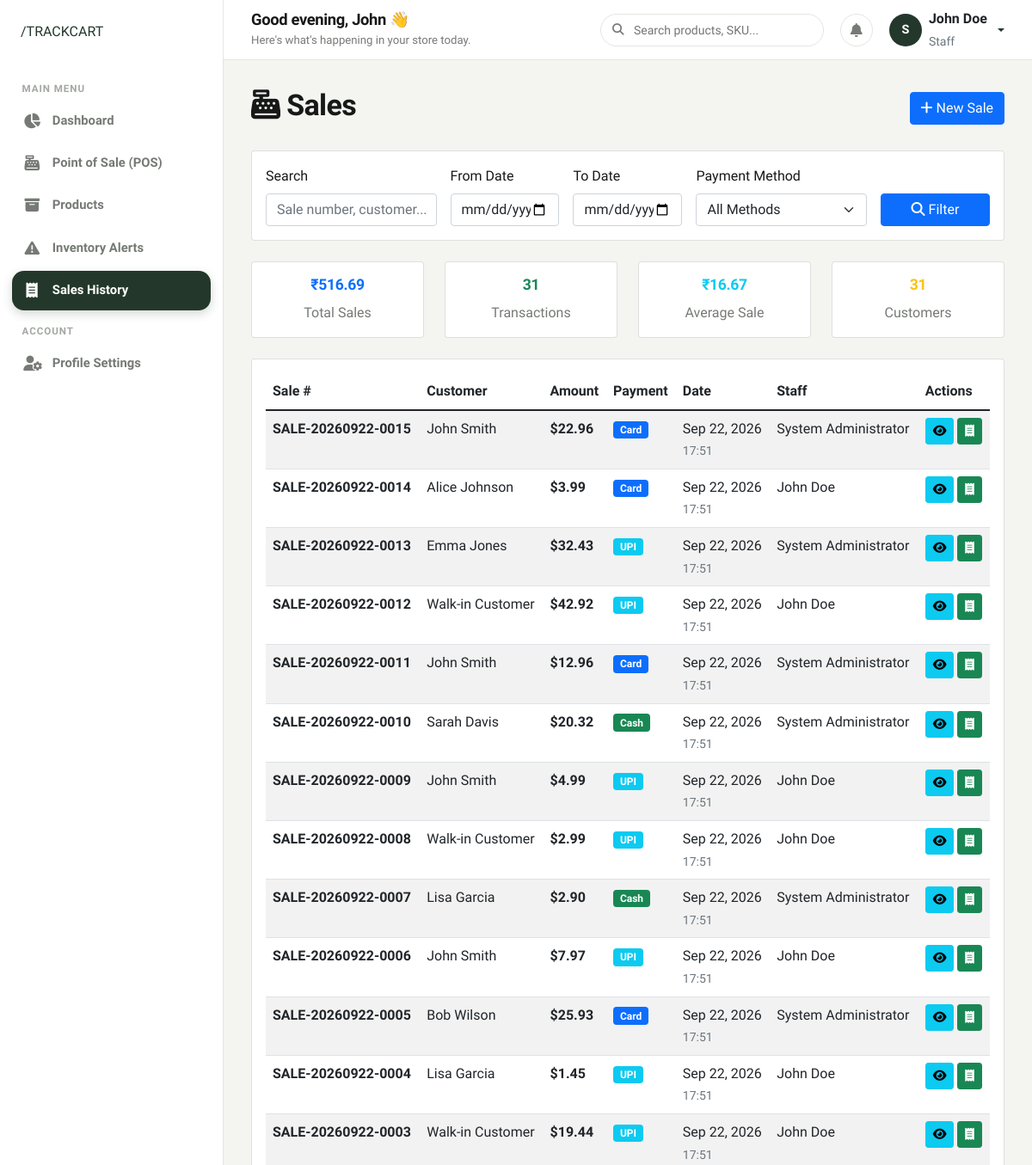
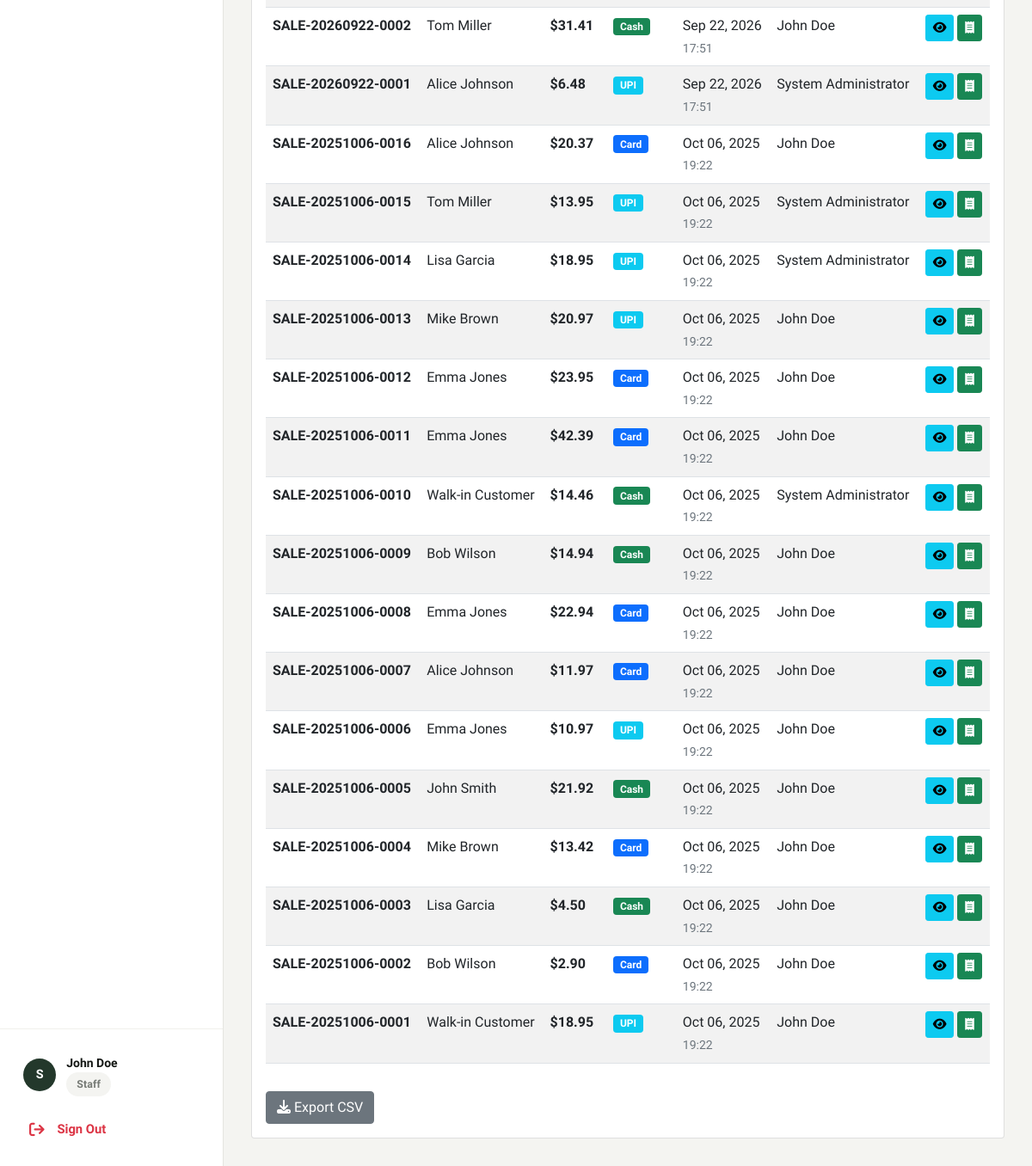
/sales/ (signed in), run on the app's committed database (2 pictures, top to bottom).
### authentication/models.py (models this page shows, shortened)
class UserProfile(models.Model):
    ROLE_CHOICES = [
        ('admin', 'Admin'),
        ('staff', 'Staff'),
    ]
    user = models.OneToOneField(User, on_delete=models.CASCADE)
    role = models.CharField(max_length=10, choices=ROLE_CHOICES, default='staff')
    phone = models.CharField(max_length=15, blank=True, null=True)
    address = models.TextField(blank=True, null=True)
    created_at = models.DateTimeField(auto_now_add=True)
    updated_at = models.DateTimeField(auto_now=True)
    @property
    def is_admin(self):
        return self.role == 'admin'

### sales/models.py (models this page shows, shortened)
class Sale(models.Model):
    PAYMENT_METHODS = [
        ('cash', 'Cash'),
        ('card', 'Card'),
        ('upi', 'UPI'),
        ('credit', 'Credit'),
    ]
    sale_number = models.CharField(max_length=50, unique=True, editable=False)
    customer_name = models.CharField(max_length=200, blank=True, null=True)
    customer_phone = models.CharField(max_length=15, blank=True, null=True)
    customer_email = models.EmailField(blank=True, null=True)
    total_amount = models.DecimalField(max_digits=10, decimal_places=2, default=0)
    discount_amount = models.DecimalField(max_digits=10, decimal_places=2, default=0, validators=[MinValueValidator(Decimal('0'))])
    tax_amount = models.DecimalField(max_digits=10, decimal_places=2, default=0, validators=[MinValueValidator(Decimal('0'))])
    payment_method = models.CharField(max_length=20, choices=PAYMENT_METHODS, default='cash')
    payment_received = models.DecimalField(max_digits=10, decimal_places=2, default=0)
    change_amount = models.DecimalField(max_digits=10, decimal_places=2, default=0)
    notes = models.TextField(blank=True, null=True)
    created_by = models.ForeignKey(User, on_delete=models.PROTECT)
    created_at = models.DateTimeField(auto_now_add=True)
    updated_at = models.DateTimeField(auto_now=True)
    class Meta:
        ordering = ['-created_at']

### sales/views.py (the view)
# urls.py: path('', views.sale_list, name='sale_list'),
@login_required
def sale_list(request):
    search_query = request.GET.get('search', '')
    date_from = request.GET.get('date_from', '')
    date_to = request.GET.get('date_to', '')
    payment_method = request.GET.get('payment_method', '')
    sales = Sale.objects.all().select_related('created_by')
    if search_query:
        sales = sales.filter(
            Q(sale_number__icontains=search_query) |
            Q(customer_name__icontains=search_query) |
            Q(customer_phone__icontains=search_query)
        )
    if date_from:
        sales = sales.filter(created_at__date__gte=date_from)
    if date_to:
        sales = sales.filter(created_at__date__lte=date_to)
    if payment_method:
        sales = sales.filter(payment_method=payment_method)
    sales = sales[:100]  # Limit to 100 for performance
    total_sales = sales.aggregate(total=Sum('total_amount'))['total'] or 0
    sales_count = sales.count()
    avg_sale = total_sales / sales_count if sales_count > 0 else 0
    context = {
        'sales': sales,
        'total_sales': total_sales,
        'avg_sale': avg_sale,
        'sales_count': sales_count,
        'search_query': search_query,
        'date_from': date_from,
        'date_to': date_to,
        'payment_method': payment_method,
        'payment_methods': Sale.PAYMENT_METHODS,
    }
    return render(request, 'sales/sale_list.html', context)

### templates/sales/sale_list.html (shortened to what this page needs)
{% extends 'base.html' %}
{% block content %}
<div class="d-flex justify-content-between align-items-center mb-4">
    <h2><i class="fas fa-cash-register me-2"></i>Sales</h2>
    <a href="{% url 'sales:sale_create' %}" class="btn btn-primary">
        <i class="fas fa-plus me-1"></i>New Sale
    </a>
</div>
<div class="card mb-4">
    <div class="card-body">
        <form method="get" class="row g-3">
            <div class="col-md-3">
                <label for="search" class="form-label">Search</label>
                <input type="text" class="form-control" id="search" name="search"
                       value="{{ search_query }}" placeholder="Sale number, customer...">
            </div>
            <div class="col-md-2">
                <label for="date_from" class="form-label">From Date</label>
                <input type="date" class="form-control" id="date_from" name="date_from"
                       value="{{ date_from }}">
            </div>
            <div class="col-md-2">
                <label for="date_to" class="form-label">To Date</label>
                <input type="date" class="form-control" id="date_to" name="date_to"
                       value="{{ date_to }}">
            </div>
            <div class="col-md-3">
                <label for="payment_method" class="form-label">Payment Method</label>
                <select class="form-select" id="payment_method" name="payment_method">
                    <option value="">All Methods</option>
                </select>
            </div>
            <div class="col-md-2">
                <label class="form-label">&nbsp;</label>
                <div class="d-grid">
                    <button type="submit" class="btn btn-primary">
                        <i class="fas fa-search me-1"></i>Filter
                    </button>
                </div>
            </div>
        </form>
    </div>
</div>
{% if sales %}
<div class="row mb-4">
    <div class="col-md-3">
        <div class="card text-center">
            <div class="card-body">
                <h5 class="card-title text-primary">₹{{ total_sales|floatformat:2 }}</h5>
                <p class="card-text">Total Sales</p>
            </div>
        </div>
    </div>
    <div class="col-md-3">
        <div class="card text-center">
            <div class="card-body">
                <h5 class="card-title text-success">{{ sales_count }}</h5>
                <p class="card-text">Transactions</p>
            </div>
        </div>
    </div>
    <div class="col-md-3">
        <div class="card text-center">
            <div class="card-body">
                <h5 class="card-title text-info">₹{{ avg_sale|floatformat:2 }}</h5>
                <p class="card-text">Average Sale</p>
            </div>
        </div>
    </div>
    <div class="col-md-3">
        <div class="card text-center">
            <div class="card-body">
                <h5 class="card-title text-warning">{{ sales_count }}</h5>
                <p class="card-text">Customers</p>
            </div>
        </div>
    </div>
</div>
{% endif %}
<div class="card">
    <div class="card-body">
        <div class="table-responsive">
            <table class="table table-striped" id="salesTable">
                <thead>
                    <tr>
                        <th>Sale #</th>
                        <th>Customer</th>
                        <th>Amount</th>
                        <th>Payment</th>
                        <th>Date</th>
                        <th>Staff</th>
                        <th>Actions</th>
                    </tr>
                </thead>
                <tbody>
                    {% for sale in sales %}
                    <tr>
                        <td>
                            <strong>{{ sale.sale_number }}</strong>
                        </td>
                        <td>
                            {{ sale.customer_name|default:"Walk-in Customer" }}<br>
                        </td>
                        <td>
                            <strong>${{ sale.total_amount }}</strong>
                        </td>
                        <td>
                            <span class="badge bg-{% if sale.payment_method == 'cash' %}success{% elif sale.payment_method == 'card' %}primary{% elif sale.payment_method == 'upi' %}info{% else %}warning{% endif %}">
                                {{ sale.get_payment_method_display }}
                            </span>
                        </td>
                        <td>
                            {{ sale.created_at|date:"M d, Y" }}<br>
                            <small class="text-muted">{{ sale.created_at|time:"H:i" }}</small>
                        </td>
                        <td>{{ sale.created_by.get_full_name|default:sale.created_by.username }}</td>
                        <td>
                            <a href="{% url 'sales:sale_detail' sale.id %}" class="btn btn-sm btn-info">
                                <i class="fas fa-eye"></i>
                            </a>
                            <a href="{% url 'sales:sale_receipt' sale.id %}" class="btn btn-sm btn-success" target="_blank">
                                <i class="fas fa-receipt"></i>
                            </a>
                        </td>
                    </tr>
                    {% empty %}
                    <tr>
                        <td colspan="7" class="text-center text-muted">No sales found</td>
                    </tr>
                    {% endfor %}
                </tbody>
            </table>
        </div>
        {% if sales %}
        <div class="mt-3">
            <button type="button" class="btn btn-secondary" onclick="exportTableToCSV('salesTable', 'sales_report')">
                <i class="fas fa-download me-1"></i>Export CSV
            </button>
        </div>
        {% endif %}
    </div>
</div>
{% endblock %}

### templates/components/sidebar.html (shortened to what this page needs)
{% load static %}
<aside class="sidebar">
    <div>
        <div class="sidebar-header">
            <a href="{% url 'home' %}" class="brand-slash-logo">
                /TRACKCART
            </a>
        </div>
        <ul class="sidebar-nav">
            <li class="sidebar-label">Main Menu</li>
            <li class="sidebar-item">
                <a href="{% url 'dashboard:dashboard' %}" class="sidebar-link {% if request.resolver_match.url_name == 'dashboard' %}active{% endif %}">
                    <i class="fas fa-chart-pie"></i>
                    <span>Dashboard</span>
                </a>
            </li>
            {% if not user.userprofile.is_admin %}
            <li class="sidebar-item">
                <a href="{% url 'sales:sale_create' %}" class="sidebar-link {% if request.resolver_match.url_name == 'sale_create' %}active{% endif %}">
                    <i class="fas fa-cash-register"></i>
                    <span>Point of Sale (POS)</span>
                </a>
            </li>
            {% endif %}
            <li class="sidebar-item">
                <a href="{% url 'products:product_list' %}" class="sidebar-link ">
                    <i class="fas fa-box-archive"></i>
                    <span>Products</span>
                </a>
            </li>
            <li class="sidebar-item">
                <a href="{% url 'products:low_stock_alert' %}" class="sidebar-link {% if request.resolver_match.url_name == 'low_stock_alert' %}active{% endif %}">
                    <i class="fas fa-triangle-exclamation"></i>
                    <span>Inventory Alerts</span>
                </a>
            </li>
            <li class="sidebar-item">
                <a href="{% url 'sales:sale_list' %}" class="sidebar-link {% if 'sale' in request.resolver_match.url_name and request.resolver_match.url_name != 'sale_create' %}active{% endif %}">
                    <i class="fas fa-receipt"></i>
                    <span>Sales History</span>
                </a>
            </li>
            <li class="sidebar-label">Account</li>
            <li class="sidebar-item">
                <a href="{% url 'authentication:profile' %}" class="sidebar-link {% if request.resolver_match.url_name == 'profile' %}active{% endif %}">
                    <i class="fas fa-user-gear"></i>
                    <span>Profile Settings</span>
                </a>
            </li>
        </ul>
    </div>
    <div class="sidebar-footer">
        <div class="sidebar-user-card mb-2">
            <div class="user-avatar">
                {{ user.username|slice:":1"|upper }}
            </div>
            <div class="user-info">
                <div class="user-name">{{ user.get_full_name|default:user.username }}</div>
                <div class="user-role-badge">
                    <span class="tc-badge {% if user.userprofile.is_admin %}tc-badge-success{% else %}tc-badge-neutral{% endif %}">
                        {{ user.userprofile.get_role_display }}
                    </span>
                </div>
            </div>
        </div>
        <a href="{% url 'authentication:logout' %}" class="sidebar-link text-danger">
            <i class="fas fa-arrow-right-from-bracket"></i>
            <span>Sign Out</span>
        </a>
    </div>
</aside>

### templates/components/topbar.html (shortened to what this page needs)
{% load static %}
<header class="dashboard-topbar">
    <div class="d-flex align-items-center gap-3">
        <div class="topbar-welcome">
            <h4>Good {% if now.hour < 12 %}morning{% elif now.hour < 17 %}afternoon{% else %}evening{% endif %}, {{ user.first_name|default:user.username }} 👋</h4>
            <p>Here's what's happening in your store today.</p>
        </div>
    </div>
    <div class="topbar-actions">
        <div class="search-box-custom">
            <i class="fas fa-magnifying-glass"></i>
            <input type="text" id="globalSearchInput" class="form-control-custom" placeholder="Search products, SKU...">
        </div>
        <a href="{% url 'products:low_stock_alert' %}" class="topbar-icon-btn" title="Stock Alerts">
            <i class="fas fa-bell"></i>
        </a>
        <div class="dropdown">
            <a href="#" class="d-flex align-items-center gap-2 text-decoration-none dropdown-toggle" id="userMenuDropdown" data-bs-toggle="dropdown" aria-expanded="false">
                <div class="user-avatar">
                    {{ user.username|slice:":1"|upper }}
                </div>
                <div class="d-none d-md-block text-start">
                    <div class="fw-bold text-dark fs-6 line-height-1">{{ user.get_full_name|default:user.username }}</div>
                    <small class="text-muted text-capitalize">{{ user.userprofile.role }}</small>
                </div>
            </a>
        </div>
    </div>
</header>

### static/css/main.css (style rules this page uses)
:root { --primary-dark: #151815; --dark-green: #23382B; --dark-green-hover: #1b2c22; --muted-green: #536957; --accent-green-light: #EBF1EC; --soft-bg: #F4F4F1; --white: #FFFFFF; --card-bg: #FFFFFF; --text-main: #171917; --text-muted: #767A75; --text-light: #A3A8A2; --border-color: #E5E5E0; --border-light: #F0F0EC; --status-success: #2B7A4B; --status-success-bg: #E8F5EE; --status-warning: #C07D14; --status-warning-bg: #FEF6E7; --status-danger: #C93B2B; --status-danger-bg: #FDF0EE; --font-family: 'Plus Jakarta Sans', 'Inter', -apple-system, BlinkMacSystemFont, "Segoe UI", Roboto, sans-serif; --radius-sm: 8px; --radius-md: 14px; --radius-lg: 20px; --radius-xl: 28px; --radius-pill: 9999px; --shadow-sm: 0 2px 8px rgba(21, 24, 21, 0.04); --shadow-md: 0 8px 24px rgba(21, 24, 21, 0.06); --shadow-lg: 0 16px 40px rgba(21, 24, 21, 0.08); --transition-fast: 0.15s ease; --transition-normal: 0.25s ease; }
* { box-sizing: border-box; margin: 0; padding: 0; }
body { font-family: var(--font-family); background-color: var(--soft-bg); color: var(--text-main); line-height: 1.6; -webkit-font-smoothing: antialiased; -moz-osx-font-smoothing: grayscale; }
h1, h2, h3, h4, h5, h6 { color: var(--text-main); font-weight: 700; letter-spacing: -0.02em; line-height: 1.2; }
h2 { font-size: 2.125rem; }
h4 { font-size: 1.25rem; }
h5 { font-size: 1.1rem; }
p { color: var(--text-muted); font-size: 1rem; }
a { color: var(--dark-green); text-decoration: none; transition: color var(--transition-fast); }
.form-control-custom { width: 100%; padding: 0.75rem 1rem; border-radius: var(--radius-md); border: 1px solid var(--border-color); background-color: var(--white); color: var(--text-main); font-family: var(--font-family); font-size: 0.95rem; transition: border-color var(--transition-fast), box-shadow var(--transition-fast); }
.tc-badge { display: inline-flex; align-items: center; gap: 0.35rem; padding: 0.25rem 0.75rem; border-radius: var(--radius-pill); font-size: 0.775rem; font-weight: 600; letter-spacing: 0.01em; }
.tc-badge-neutral { background-color: var(--soft-bg); color: var(--text-muted); }
.mt-3 { margin-top: 1rem; }
.mb-2 { margin-bottom: 0.5rem; }
.mb-4 { margin-bottom: 1.5rem; }

### data on the page
Sale: sale_number "SALE-20260922-0015", customer_name "John Smith", total_amount "22.96", payment_method "Card", created_at "Sep 22, 2026", created_at "17:51", created_by.get_full_name "System Administrator"
Sale: sale_number "SALE-20260922-0014", customer_name "Alice Johnson", total_amount "3.99", payment_method "Card", created_at "Sep 22, 2026", created_at "17:51", created_by.get_full_name "John Doe"
Sale: sale_number "SALE-20260922-0013", customer_name "Emma Jones", total_amount "32.43", payment_method "UPI", created_at "Sep 22, 2026", created_at "17:51", created_by.get_full_name "System Administrator"
Sale: sale_number "SALE-20260922-0012", customer_name "Walk-in Customer", total_amount "42.92", payment_method "UPI", created_at "Sep 22, 2026", created_at "17:51", created_by.get_full_name "John Doe"
Sale: sale_number "SALE-20260922-0011", customer_name "John Smith", total_amount "12.96", payment_method "Card", created_at "Sep 22, 2026", created_at "17:51", created_by.get_full_name "System Administrator"
Sale: sale_number "SALE-20260922-0010", customer_name "Sarah Davis", total_amount "20.32", payment_method "Cash", created_at "Sep 22, 2026", created_at "17:51", created_by.get_full_name "System Administrator"
Sale: sale_number "SALE-20260922-0009", customer_name "John Smith", total_amount "4.99", payment_method "UPI", created_at "Sep 22, 2026", created_at "17:51", created_by.get_full_name "John Doe"
Sale: sale_number "SALE-20260922-0008", customer_name "Walk-in Customer", total_amount "2.99", payment_method "UPI", created_at "Sep 22, 2026", created_at "17:51", created_by.get_full_name "John Doe"
Sale: sale_number "SALE-20260922-0007", customer_name "Lisa Garcia", total_amount "2.90", payment_method "Cash", created_at "Sep 22, 2026", created_at "17:51", created_by.get_full_name "System Administrator"
Sale: sale_number "SALE-20260922-0006", customer_name "John Smith", total_amount "7.97", payment_method "UPI", created_at "Sep 22, 2026", created_at "17:51", created_by.get_full_name "John Doe"
Sale: sale_number "SALE-20260922-0005", customer_name "Bob Wilson", total_amount "25.93", payment_method "Card", created_at "Sep 22, 2026", created_at "17:51", created_by.get_full_name "System Administrator"
Sale: sale_number "SALE-20260922-0004", customer_name "Lisa Garcia", total_amount "1.45", payment_method "UPI", created_at "Sep 22, 2026", created_at "17:51", created_by.get_full_name "John Doe"
Sale: sale_number "SALE-20260922-0003", customer_name "Walk-in Customer", total_amount "19.44", payment_method "UPI", created_at "Sep 22, 2026", created_at "17:51", created_by.get_full_name "John Doe"
Sale: sale_number "SALE-20260922-0002", customer_name "Tom Miller", total_amount "31.41", payment_method "Cash", created_at "Sep 22, 2026", created_at "17:51", created_by.get_full_name "John Doe"
Sale: sale_number "SALE-20260922-0001", customer_name "Alice Johnson", total_amount "6.48", payment_method "UPI", created_at "Sep 22, 2026", created_at "17:51", created_by.get_full_name "System Administrator"
Sale: sale_number "SALE-20251006-0016", customer_name "Alice Johnson", total_amount "20.37", payment_method "Card", created_at "Oct 06, 2025", created_at "19:22", created_by.get_full_name "John Doe"
Sale: sale_number "SALE-20251006-0015", customer_name "Tom Miller", total_amount "13.95", payment_method "UPI", created_at "Oct 06, 2025", created_at "19:22", created_by.get_full_name "System Administrator"
Sale: sale_number "SALE-20251006-0014", customer_name "Lisa Garcia", total_amount "18.95", payment_method "UPI", created_at "Oct 06, 2025", created_at "19:22", created_by.get_full_name "System Administrator"
Sale: sale_number "SALE-20251006-0013", customer_name "Mike Brown", total_amount "20.97", payment_method "UPI", created_at "Oct 06, 2025", created_at "19:22", created_by.get_full_name "John Doe"
Sale: sale_number "SALE-20251006-0012", customer_name "Emma Jones", total_amount "23.95", payment_method "Card", created_at "Oct 06, 2025", created_at "19:22", created_by.get_full_name "John Doe"
Sale: sale_number "SALE-20251006-0011", customer_name "Emma Jones", total_amount "42.39", payment_method "Card", created_at "Oct 06, 2025", created_at "19:22", created_by.get_full_name "John Doe"
Sale: sale_number "SALE-20251006-0010", customer_name "Walk-in Customer", total_amount "14.46", payment_method "Cash", created_at "Oct 06, 2025", created_at "19:22", created_by.get_full_name "System Administrator"
Sale: sale_number "SALE-20251006-0009", customer_name "Bob Wilson", total_amount "14.94", payment_method "Cash", created_at "Oct 06, 2025", created_at "19:22", created_by.get_full_name "John Doe"
Sale: sale_number "SALE-20251006-0008", customer_name "Emma Jones", total_amount "22.94", payment_method "Card", created_at "Oct 06, 2025", created_at "19:22", created_by.get_full_name "John Doe"
Sale: sale_number "SALE-20251006-0007", customer_name "Alice Johnson", total_amount "11.97", payment_method "Card", created_at "Oct 06, 2025", created_at "19:22", created_by.get_full_name "John Doe"
Sale: sale_number "SALE-20251006-0006", customer_name "Emma Jones", total_amount "10.97", payment_method "UPI", created_at "Oct 06, 2025", created_at "19:22", created_by.get_full_name "John Doe"
Sale: sale_number "SALE-20251006-0005", customer_name "John Smith", total_amount "21.92", payment_method "Cash", created_at "Oct 06, 2025", created_at "19:22", created_by.get_full_name "John Doe"
Sale: sale_number "SALE-20251006-0004", customer_name "Mike Brown", total_amount "13.42", payment_method "Card", created_at "Oct 06, 2025", created_at "19:22", created_by.get_full_name "John Doe"
Sale: sale_number "SALE-20251006-0003", customer_name "Lisa Garcia", total_amount "4.50", payment_method "Cash", created_at "Oct 06, 2025", created_at "19:22", created_by.get_full_name "John Doe"
Sale: sale_number "SALE-20251006-0002", customer_name "Bob Wilson", total_amount "2.90", payment_method "Card", created_at "Oct 06, 2025", created_at "19:22", created_by.get_full_name "John Doe"
Sale: sale_number "SALE-20251006-0001", customer_name "Walk-in Customer", total_amount "18.95", payment_method "UPI", created_at "Oct 06, 2025", created_at "19:22", created_by.get_full_name "John Doe"

### other printed values
{{ user.username|slice:":1"|upper }} "S"
{{ user.get_full_name|default:user.username }} "John Doe"
{{ user.userprofile.get_role_display }} "Staff"
{{ user.first_name|default:user.username }} "John"
{{ user.userprofile.role }} "Staff"
{{ total_sales|floatformat:2 }} "516.69"
{{ sales_count }} "31"
{{ avg_sale|floatformat:2 }} "16.67"
